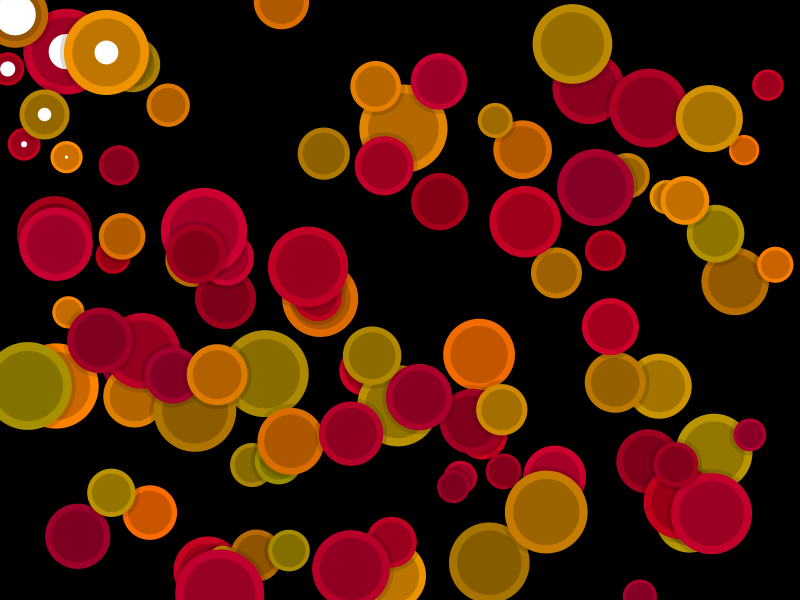
Frame 1 (no input)
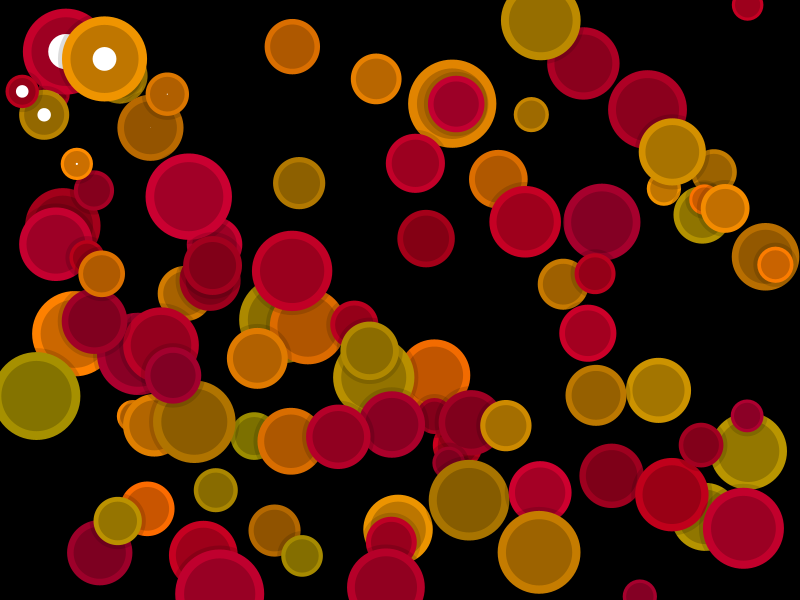
Frame 60 (the mouse pressed at the canvas centre just before this capture)
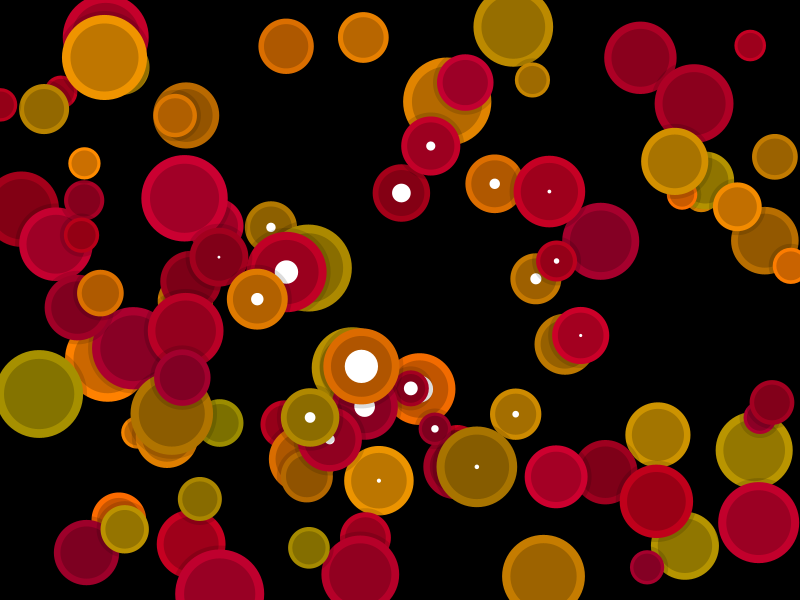
Frame 120 (the mouse held since frame 60 and released just before this capture)

The Processing sketch that drew these frames (run headless with seeded random() and noise(); from frame 60 on, the mouse is pressed at the canvas centre):

// Processing sketch: EXQ_7A_R
// ── EXQ_7A_R.pde
/////////////////////////////////////////////////////////////////
int count;                                          // количество             

class c_circ
{
  float r, x, y, dx, dy;
  color c;
  c_circ()
  {
    r = random(15, 45); x = random(0, width); y = random(0, height); dx = dy = 0;
    c = randomColor();
  }
  void update()
  { 
    float xr = 0, yr = 0, dd;
    boolean f = false;
    float d = 1 - (dd = dist(x, y, mouseX, mouseY)) / (width / 4);  
    if (d > 0)                                  
    { f = true;
      xr = 3 * random(-d, d); yr = 3 * random(-d, d);  // дрожалки
      if (d > 0.66)                         // больше двух третей, значит - меньше одной трети
      { dx -= (mouseX - x) / dd; dy -= (mouseY - y) / dd;
      }
    }
    if (irandom(35) == 11) { dx += random(-2.0, 2.0); dy += random(-2.0, 2.0); } // нервничаем
    if (x < 0) dx += 2; else if (x > width)  dx -= 2;  // что бы не расползались за край экрана
    if (y < 0) dy += 2; else if (y > height) dy -= 2;
    x += dx; y += dy; dx *= 0.95; dy *= 0.95;          // всё прибавляем(движемся) и "затухаем"

    circle(x + xr, y + yr, r + 4, color(0, 35));       // всё рисуем                      
    circle(x + xr, y + yr, r, c); circle(x + xr, y + yr, 0.8 * r, darkColor(c, 0.8));
    if (f) circle(x + xr, y + yr, d * r * 0.7, color(255));

  }
}
c_circ[] circ; 

/////////////////////////////////////////////// обязательные функции
void setup()
{ 
  size(800, 600); smooth(); noStroke(); frameRate(30);
  count = 100 * (width * height) / (800 * 600); // количество зависит от площади окна, за "эталон" 
  circ = new c_circ[count];                     // принято 100 объектов в разрешении 800х600  
  for (int i = 0; i < count; i++) circ[i] = new c_circ();  
}

void draw()
{   
  background(0);
  for (int i = 0; i < count; i++) circ[i].update();
}

/////////////////////////////////////////////// вспомогательные функции
int irandom(int m) { return (int)random(m + 1.0); }
int irandom(int mn, int mx) { return (int)random(mn, mx + 1.0); }

void circle(float x, float y, float r, color c) { fill(c); ellipse(x, y, r * 2, r * 2); }
color darkColor (color c, float d) { return color(red(c) * d, green(c) * d, blue(c) * d); }
color randomColor()
{ if (irandom(1) == 1) return color(irandom(155, 255), irandom(100, 150), 0);
  else return color(irandom(155, 205), 0, irandom(25, 50));
}    
